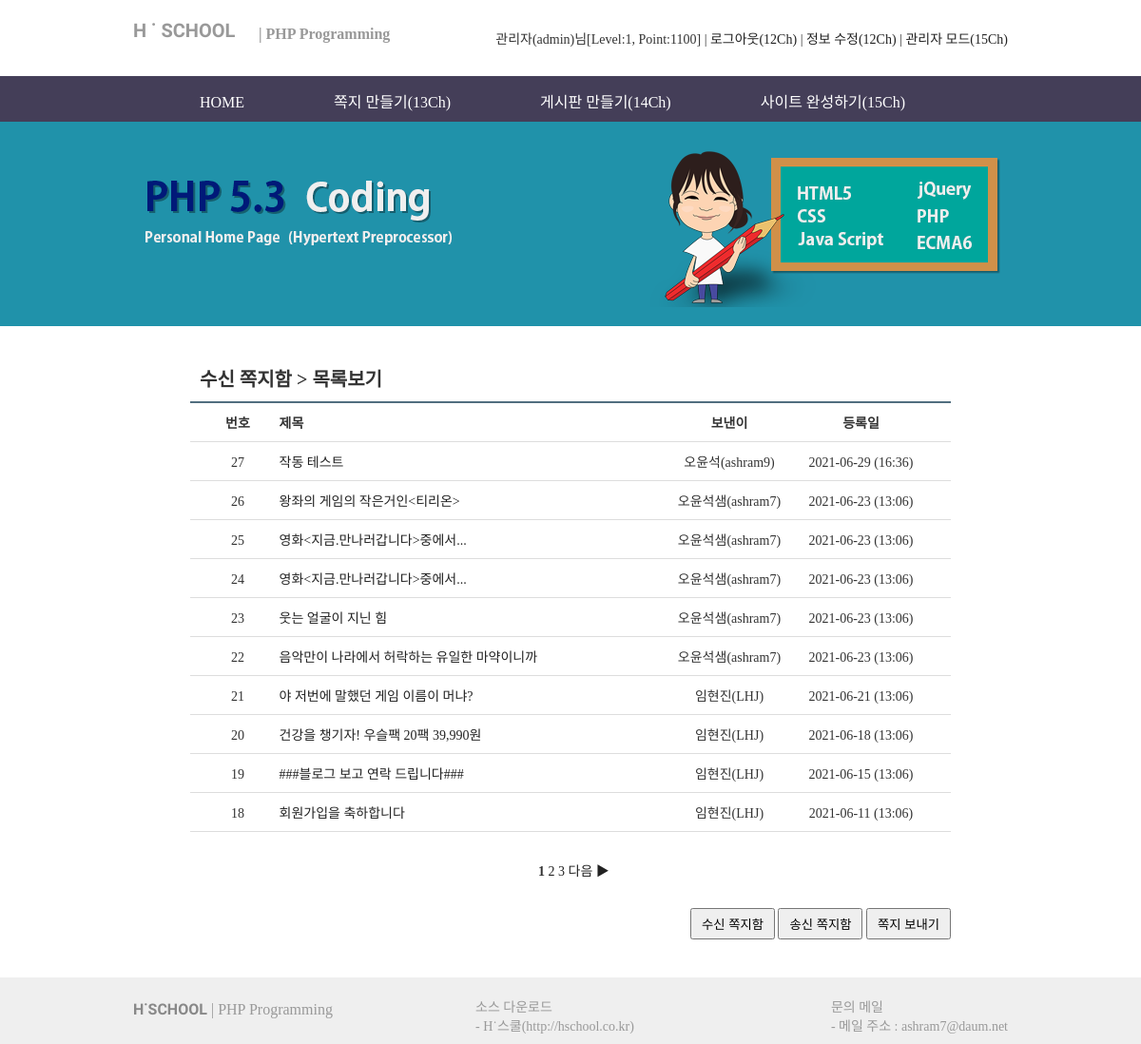
Screenshot of /message/message_box.php (signed in) with the database file from the repository.
### tables this page shows
CREATE TABLE `message` (
  `num` int(11) NOT NULL,
  `send_id` char(20) NOT NULL,
  `rv_id` char(20) NOT NULL,
  `subject` char(200) NOT NULL,
  `content` text NOT NULL,
  `regist_day` char(20) DEFAULT NULL
);

CREATE TABLE `members` (
  `num` int(11) NOT NULL,
  `id` char(15) NOT NULL,
  `pass` char(15) NOT NULL,
  `name` char(10) NOT NULL,
  `email` char(80) DEFAULT NULL,
  `regist_day` char(20) DEFAULT NULL,
  `level` int(11) DEFAULT NULL,
  `point` int(11) DEFAULT NULL
);

### message/message_box.php (the view, shortened to what this page needs)
<!DOCTYPE html>
<html>
<head>
<link rel="stylesheet" type="text/css" href="../css/common.css">
<link rel="stylesheet" type="text/css" href="../css/message.css">
</head>
<body>
<header>
    <?php include "../include/header.php";?>
</header>
<section>
	<div id="main_img_bar">
        <img src="../img/main_img.png">
    </div>
   	<div id="message_box">
	    <h3>
<?php
 		if (isset($_GET["page"]))
			$page = $_GET["page"];
		else
			$page = 1;
		$mode = $_GET["mode"];
		if ($mode=="send")
			echo "송신 쪽지함 > 목록보기";
		else
			echo "수신 쪽지함 > 목록보기";
?>
		</h3>
		<ul id="message">
			<li>
				<span class="col1">번호</span>
				<span class="col2">제목</span>
				<span class="col3">
<?php
					if ($mode=="send")
						echo "받은이";
					else
						echo "보낸이";
?>
				</span>
				<span class="col4">등록일</span>
			</li>
<?php
	$con = mysqli_connect(DBhost, DBuser, DBpass, DBname);
	if ($mode=="send")
		$sql = "select * from message where send_id='$userid' order by num desc";
	else
		$sql = "select * from message where rv_id='$userid' order by num desc";
	$result = mysqli_query($con, $sql);
	$total_record = mysqli_num_rows($result);
	$scale = 10;
	if ($total_record % $scale == 0)
		$total_page = floor($total_record/$scale);
	else
		$total_page = floor($total_record/$scale) + 1;
	$start = ($page - 1) * $scale;
	$number = $total_record - $start;
   for ($i=$start; $i<$start+$scale && $i < $total_record; $i++)
   {
      mysqli_data_seek($result, $i);
      $row = mysqli_fetch_array($result);
      $num    = $row["num"];
      $subject     = $row["subject"];
      $regist_day  = $row["regist_day"];
      if ($mode=="send")
	  		$msg_id = $row["rv_id"];
      else
	  		$msg_id = $row["send_id"];
      $result2 = mysqli_query($con, "select name from members where id='$msg_id'");
      $record = mysqli_fetch_array($result2);
      $msg_name     = $record["name"];
?>
			<li>
				<span class="col1"><?=$number?></span>
				<span class="col2"><a href="message_view.php?mode=<?=$mode?>&num=<?=$num?>"><?=$subject?></a></span>
				<span class="col3"><?=$msg_name?>(<?=$msg_id?>)</span>
				<span class="col4"><?=$regist_day?></span>
			</li>
<?php
	   $number--;
   }
?>
		</ul>
		<ul id="page_num">
<?php
	if ($total_page>=2 && $page >= 2)
	{
		$new_page = $page-1;
		echo "<li><a href='message_box.php?mode=$mode&page=$new_page'>◀ 이전</a> </li>";
	}
	else
		echo "<li>&nbsp;</li>";
   	for ($i=1; $i<=$total_page; $i++)
   	{
			if ($page == $i)
			{
				echo "<li><b> $i </b></li>";
			}
			else
			{
				echo "<li> <a href='message_box.php?mode=$mode&page=$i'> $i </a> <li>";
			}
   	}
   	if ($total_page>=2 && $page != $total_page)
   	{
			$new_page = $page+1;
			echo "<li> <a href='message_box.php?mode=$mode&page=$new_page'>다음 ▶</a> </li>";
		}
		else
			echo "<li>&nbsp;</li>";
?>
		</ul>
		<ul class="buttons">
			<li><button onclick="location.href='message_box.php?mode=rv'">수신 쪽지함</button></li>
			<li><button onclick="location.href='message_box.php?mode=send'">송신 쪽지함</button></li>
			<li><button onclick="location.href='message_form.php'">쪽지 보내기</button></li>
		</ul>
	</div>
</section>
<footer>
    <?php include "../include/footer.php";?>
</footer>
</body>
</html>

### css/common.css (style rules this page uses)
* { padding: 0; margin: 0; }
body { font-family: "맑은 고딕", "돋움" sans-serif; font-size: 14px; color: #333333; }
img { border: 0; }
ul { list-style-type: none; }
a { display: inline-block; text-decoration: none; }
a:link { text-decoration:none; color: #222222; }
#main_img_bar { height: 215px; text-align: center; background-color: #2092aa; }
#main_img_bar img { margin-top: 25px; }
footer { height: 70px; background-color: #efefef; }

### css/message.css (style rules this page uses)
#message_box { position: relative; width: 800px; margin: 0 auto; }
#message_box h3 { margin-top: 30px; padding: 10px; border-bottom: solid 2px #516e7f; font-size: 20px; }
#message li { padding: 10px; border-bottom: solid 1px #dddddd; }
#message li:nth-child(1) { font-weight: bold; }
#message span { display: inline-block; text-align: center; }
#message .col1 { width: 80px; }
#message .col2 { width: 410px; text-align: left; }
#message .col3 { width: 120px; }
#message .col4 { width: 150px; }
#page_num { text-align: center; margin: 30px 0 }
#page_num li { display: inline; }
#message_box .buttons { text-align: right; margin: 20px 0 40px 0; }
#message_box .buttons li { display: inline; }
#message_box .buttons button { padding: 5px 10px; cursor: pointer; }
#message_box { width: 800px; margin: 0 auto; }

### rows the page displays
message: subject "작동 테스트", members.name "오윤석", send "ashram9", regist_day "2021-06-29 (16:36)"
message: subject "왕좌의 게임의 작은거인<티리온>", members.name "오윤석샘", send "ashram7", regist_day "2021-06-23 (13:06)"
message: subject "영화<지금.만나러갑니다>중에서...", members.name "오윤석샘", send "ashram7", regist_day "2021-06-23 (13:06)"
message: subject "영화<지금.만나러갑니다>중에서...", members.name "오윤석샘", send "ashram7", regist_day "2021-06-23 (13:06)"
message: subject "웃는 얼굴이 지닌 힘", members.name "오윤석샘", send "ashram7", regist_day "2021-06-23 (13:06)"
message: subject "음악만이 나라에서 허락하는 유일한 마약이니까", members.name "오윤석샘", send "ashram7", regist_day "2021-06-23 (13:06)"
message: subject "야 저번에 말했던 게임 이름이 머냐?", members.name "임현진", send "LHJ", regist_day "2021-06-21 (13:06)"
message: subject "건강을 챙기자! 우슬팩 20팩 39,990원", members.name "임현진", send "LHJ", regist_day "2021-06-18 (13:06)"
message: subject "###블로그 보고 연락 드립니다###", members.name "임현진", send "LHJ", regist_day "2021-06-15 (13:06)"
message: subject "회원가입을 축하합니다", members.name "임현진", send "LHJ", regist_day "2021-06-11 (13:06)"

### other values shown
$logged "관리자(admin)님[Level:1, Point:1100]"
